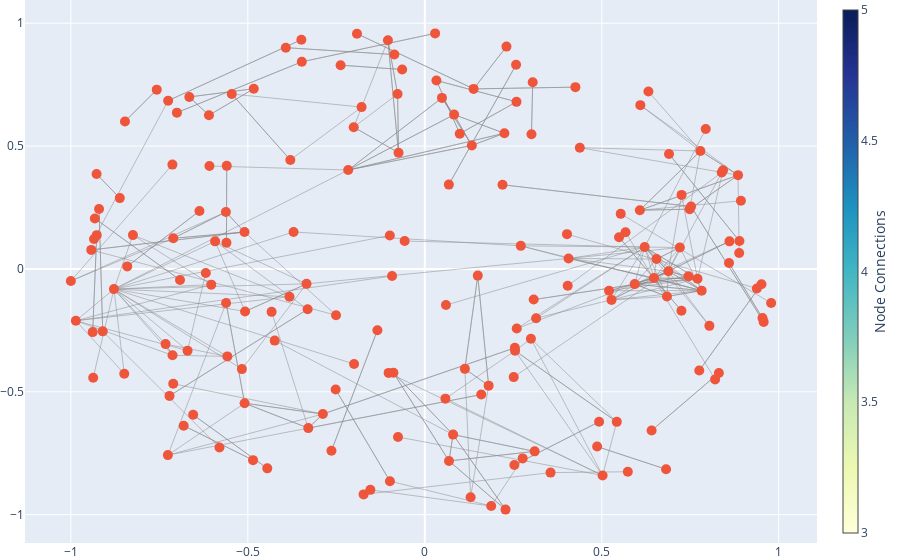

Source (notebook cell):
### Code cell
# Let's create a directed graph
G = nx.DiGraph()
for idx, row in rules.iterrows():
    G.add_node(tuple(row['antecedents']), color='skyblue')
    G.add_node(tuple(row['consequents']), color='orange')
    G.add_edge(tuple(row['antecedents']), tuple(row['consequents']), weight=row['support'])
pos = nx.spring_layout(G)

# Let's create an interactive plot using plotly
edge_x = []
edge_y = []
for edge in G.edges(data=True):
    x0, y0 = pos[edge[0]]
    x1, y1 = pos[edge[1]]
    edge_x.extend([x0, x1, None])
    edge_y.extend([y0, y1, None])

edge_trace = go.Scatter(
    x=edge_x, y=edge_y,
    line=dict(width=0.5, color='#888'),
    hoverinfo='none',
    mode='lines')

node_x = []
node_y = []
node_labels = []
for node in G.nodes():
    x, y = pos[node]
    node_x.append(x)
    node_y.append(y)
    node_labels.append(str(node))  

node_trace = go.Scatter(
    x=node_x, y=node_y,
    mode='markers',
    text=node_labels, 
    hoverinfo='text', 
    marker=dict(
        showscale=True,
        colorscale='YlGnBu',
        size=10,
        colorbar=dict(
            thickness=15,
            title='Node Connections',
            xanchor='left',
            titleside='right'
        )
    )
)
layout = go.Layout(
    showlegend=False,
    hovermode='closest',
    margin=dict(b=0, l=0, r=0, t=0),
)
fig = go.Figure(data=[edge_trace, node_trace], layout=layout)

# Let's show the interactive graph
fig.show()

### Figure 1 — Plotly figure (JSON) as saved in the notebook; plotly's stock layout.template omitted (floating-point values rounded to 4 significant figures; data arrays with more than 128 entries replaced by an {"elided": "..."} marker saying what was removed)
{"data": [{"hoverinfo": "none", "line": {"color": "#888", "width": 0.5}, "mode": "lines", "type": "scatter", "x": {"elided": "966 float values"}, "y": {"elided": "966 float values"}}, {"hoverinfo": "text", "marker": {"colorbar": {"thickness": 15, "title": {"side": "right", "text": "Node Connections"}, "xanchor": "left"}, "colorscale": [[0, "rgb(255,255,217)"], [0.125, "rgb(237,248,177)"], [0.25, "rgb(199,233,180)"], [0.375, "rgb(127,205,187)"], [0.5, "rgb(65,182,196)"], [0.625, "rgb(29,145,192)"], [0.75, "rgb(34,94,168)"], [0.875, "rgb(37,52,148)"], [1, "rgb(8,29,88)"]], "showscale": true, "size": 10}, "mode": "markers", "text": {"elided": "180 str values"}, "type": "scatter", "x": {"elided": "180 float values"}, "y": {"elided": "180 float values"}}], "layout": {"hovermode": "closest", "margin": {"b": 0, "l": 0, "r": 0, "t": 0}, "showlegend": false}}
